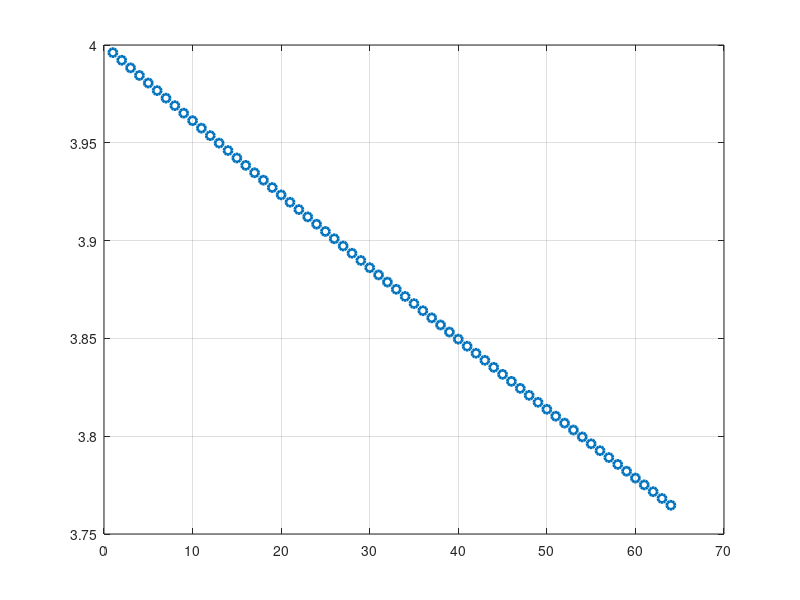

Reproduce this figure in MATLAB.
clear all;
close all;

clear all;
Fs= 1e6; % częstotliwość próbkowania w Hz
fftSize=1024;%rozmiar prefiksu wyrażony w próbkach
%TODO 1: Sporządź wykres wyrażonej w Mbit/s szybkości transmisji sygnału OFDM w funkcji długości prefiksu cyklicznego.
%		 Przyjmij, ze częstotliwość próbkowania w nadajniku oraz rozmiar fft pozostaje bez zmian.
%		 Długość prefiksu cyklicznego zmienia się od 1 do 64 próbek 
L_cp = 1:64; 
M = 16; 

T_u = fftSize / Fs; 
T_cp = L_cp / Fs; 
T_ofdm = T_u + T_cp; 
R = (fftSize ./ T_ofdm) * log2(M) / 1e6; 

% Wykres
figure;
plot(L_cp, R,'o', 'LineWidth', 2);
grid on;
